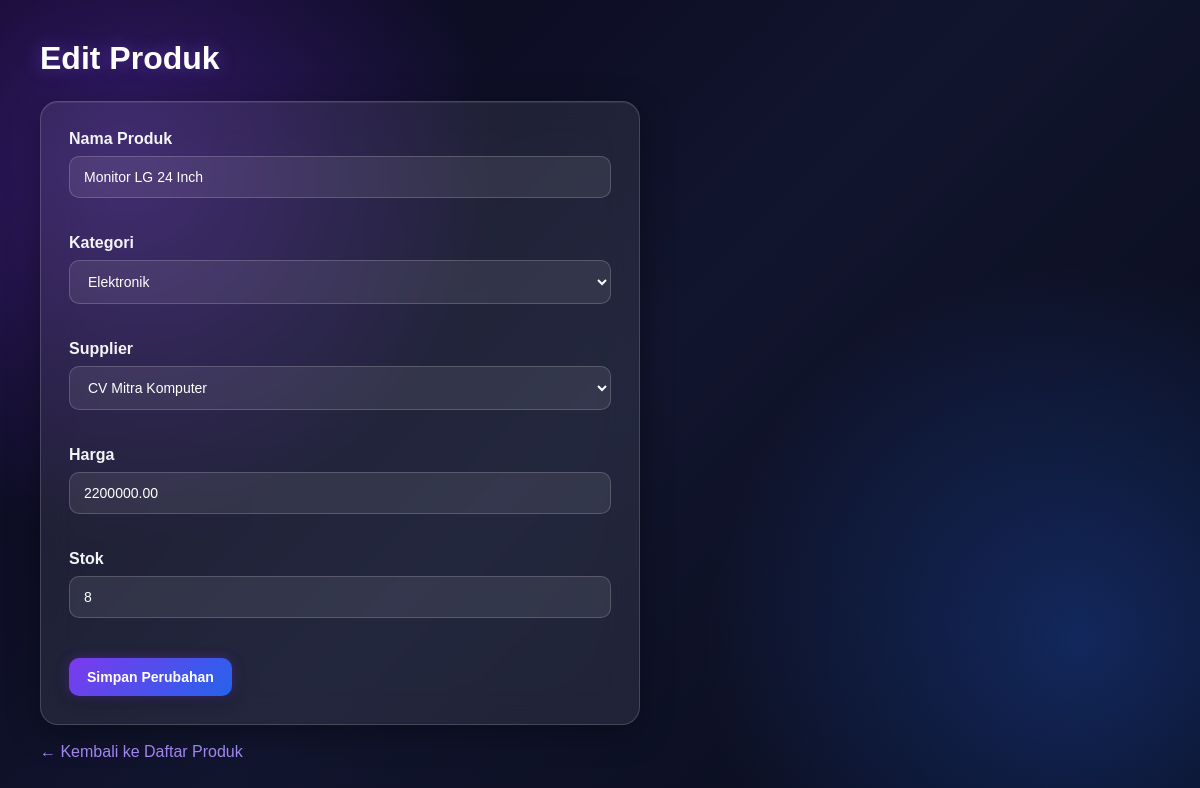
The app's page /edit.php?id=4 with its own data.
### tables this page shows
CREATE TABLE products (
    id INT AUTO_INCREMENT PRIMARY KEY,
    name VARCHAR(150) NOT NULL,
    category_id INT NOT NULL,
    supplier_id INT NOT NULL,
    price DECIMAL(12,2) NOT NULL,
    stock INT NOT NULL DEFAULT 0,

    CONSTRAINT fk_products_category
        FOREIGN KEY (category_id)
        REFERENCES categories(id)
        ON UPDATE CASCADE
        ON DELETE RESTRICT,

    CONSTRAINT fk_products_supplier
        FOREIGN KEY (supplier_id)
        REFERENCES suppliers(id)
        ON UPDATE CASCADE
        ON DELETE RESTRICT
);

CREATE TABLE categories (
    id INT AUTO_INCREMENT PRIMARY KEY,
    name VARCHAR(100) NOT NULL
);

CREATE TABLE suppliers (
    id INT AUTO_INCREMENT PRIMARY KEY,
    name VARCHAR(100) NOT NULL,
    phone VARCHAR(20)
);

### edit.php (the view, shortened to what this page needs)
<?php
$db = Database::getInstance();
$pdo = $db->getConnection();
$id = $_GET['id'] ?? '';
$stmt = $pdo->prepare("
    SELECT id, name, category_id, supplier_id, price, stock
    FROM products
    WHERE id = :id
");
$stmt->execute([
    ':id' => $id
]);
$product = $stmt->fetch();
$categoryStmt = $pdo->query("
    SELECT id, name
    FROM categories
    ORDER BY name ASC
");
$categories = $categoryStmt->fetchAll();
$supplierStmt = $pdo->query("
    SELECT id, name
    FROM suppliers
    ORDER BY name ASC
");
$suppliers = $supplierStmt->fetchAll();
?>
<!DOCTYPE html>
<html lang="id">
<head>
    <link rel="stylesheet" href="assets/style.css">
</head>
<body>
    <h1>Edit Produk</h1>
    <form method="POST">
        <div>
            <label for="name">
                Nama Produk
            </label>
            <input
                type="text"
                id="name"
                name="name"
                value="<?= htmlspecialchars($product['name']) ?>"
                required
            >
        </div>
        <br>
        <div>
            <label for="category_id">
                Kategori
            </label>
            <select
                id="category_id"
                name="category_id"
                required
            >
                <?php foreach ($categories as $category): ?>
                    <option
                        value="<?= htmlspecialchars($category['id']) ?>"
                        <?= ($product['category_id'] == $category['id']) ? 'selected' : '' ?>
                    >
                        <?= htmlspecialchars($category['name']) ?>
                    </option>
                <?php endforeach; ?>
            </select>
        </div>
        <br>
        <div>
            <label for="supplier_id">
                Supplier
            </label>
            <select
                id="supplier_id"
                name="supplier_id"
                required
            >
                <?php foreach ($suppliers as $supplier): ?>
                    <option
                        value="<?= htmlspecialchars($supplier['id']) ?>"
                        <?= ($product['supplier_id'] == $supplier['id']) ? 'selected' : '' ?>
                    >
                        <?= htmlspecialchars($supplier['name']) ?>
                    </option>
                <?php endforeach; ?>
            </select>
        </div>
        <br>
        <div>
            <label for="price">
                Harga
            </label>
            <input
                type="number"
                id="price"
                name="price"
                min="0"
                step="0.01"
                value="<?= htmlspecialchars($product['price']) ?>"
                required
            >
        </div>
        <br>
        <div>
            <label for="stock">
                Stok
            </label>
            <input
                type="number"
                id="stock"
                name="stock"
                min="0"
                value="<?= htmlspecialchars($product['stock']) ?>"
                required
            >
        </div>
        <br>
        <button type="submit">
            Simpan Perubahan
        </button>
    </form>
    <br>
    <a href="index.php">
        ← Kembali ke Daftar Produk
    </a>
</body>
</html>

### assets/style.css (style rules this page uses)
* { box-sizing: border-box; margin: 0; padding: 0; }
body { font-family: Arial, Helvetica, sans-serif; min-height: 100vh; padding: 40px; color: #ffffff; background: radial-gradient(circle at 10% 20%, rgba(124, 58, 237, 0.35), transparent 30%), radial-gradient(circle at 90% 80%, rgba(37, 99, 235, 0.30), transparent 30%), linear-gradient(135deg, #09051a, #11152e, #080b18); background-attachment: fixed; }
h1 { font-size: 32px; margin-bottom: 24px; color: #ffffff; text-shadow: 0 0 18px rgba(139, 92, 246, 0.45); }
form, table { background: rgba(255, 255, 255, 0.08); border: 1px solid rgba(255, 255, 255, 0.16); box-shadow: 0 8px 32px rgba(0, 0, 0, 0.35), inset 0 1px 0 rgba(255, 255, 255, 0.08); backdrop-filter: blur(18px); -webkit-backdrop-filter: blur(18px); }
.btn, form button { display: inline-block; border: none; padding: 11px 18px; border-radius: 10px; color: #ffffff; background: linear-gradient(135deg, #7c3aed, #2563eb); font-size: 14px; font-weight: bold; text-decoration: none; cursor: pointer; box-shadow: 0 0 12px rgba(124, 58, 237, 0.35), 0 5px 15px rgba(0, 0, 0, 0.25); transition: all 0.25s ease; }
a { color: #a78bfa; text-decoration: none; transition: 0.2s ease; }
form { max-width: 600px; padding: 28px; border-radius: 18px; }
form label { display: block; margin-bottom: 8px; color: #f3f4f6; font-weight: bold; }
form input, form select { width: 100%; padding: 12px 14px; margin-bottom: 18px; color: #ffffff; background: rgba(255, 255, 255, 0.08); border: 1px solid rgba(255, 255, 255, 0.18); border-radius: 10px; outline: none; font-size: 14px; transition: all 0.25s ease; }
form input::placeholder { color: #9ca3af; }
form select option { color: #111827; background: #ffffff; }
form button { margin-top: 4px; }

### records on screen
products: name "Monitor LG 24 Inch", category_id "Elektronik", supplier_id "CV Mitra Komputer", price "2200000.00", stock "8"
